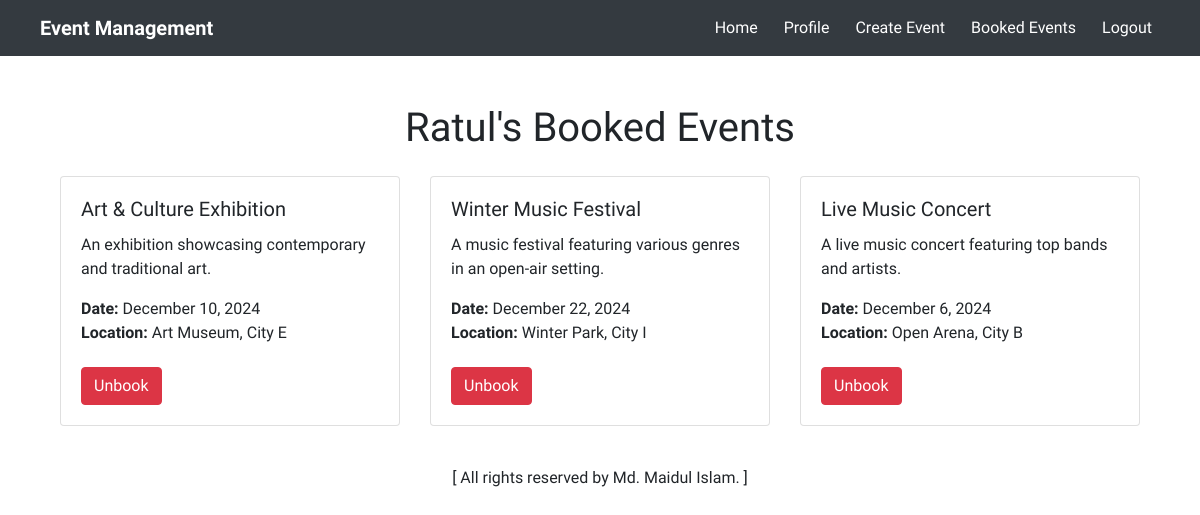
The page /bookings/booked/ (signed in) on the database its author committed.
### event_app/models.py (models this page shows, shortened)
class Event(models.Model):
    name = models.CharField(max_length=200)
    description = models.TextField()
    date = models.DateField()
    location = models.CharField(max_length=200)
    category = models.ForeignKey(Category, on_delete=models.CASCADE)
    created_by = models.ForeignKey(User, on_delete=models.CASCADE)
    is_booked = models.BooleanField(default=False)  # New boolean field

### booking_app/views.py (the view)
# urls.py: path('booked/', views.booked_events, name='booked_events'),
@login_required
def booked_events(request):
    bookings = Booking.objects.filter(user=request.user).select_related('event')
    booked_events = [booking.event for booking in bookings]
    return render(request, 'booking_app/booked_events.html', {'booked_events': booked_events})

### booking_app/templates/booking_app/booked_events.html (shortened to what this page needs)
{% extends 'base.html' %}
{% block content %}
    <div class="container mt-5">
        <h1 class="text-center">{{ request.user.username }}'s Booked Events</h1>
        {% if booked_events %}
            <div class="row mt-4">
                {% for event in booked_events %}
                    <div class="col-md-4">
                        <div class="card mb-4" style="height: 250px;">
                            <div class="card-body d-flex flex-column">
                                <h5 class="card-title">{{ event.name }}</h5>
                                <p class="card-text">{{ event.description }}</p>
                                <p class="card-text"><strong>Date:</strong> {{ event.date|date:"F j, Y" }}<br>
                                <strong>Location:</strong> {{ event.location }}</p>
                                <div class="mt-auto">
                                    <a href="{% url 'unbook_event' event.id %}" class="btn btn-danger">Unbook</a>
                                </div>
                            </div>
                        </div>
                    </div>
                {% endfor %}
            </div>
        {% else %}
            <div class="alert alert-info" role="alert">
                You have not booked any events yet.
            </div>
        {% endif %}
    </div>
{% endblock %}

### templates/base.html (style rules this page uses)
body, h1, h2, h3, p, a, .navbar-brand, .nav-link { font-family: "Oxanium", sans-serif; }

### rows shown on the page
Event: name "Art & Culture Exhibition", description "An exhibition showcasing contemporary and traditional art.", date "December 10, 2024", location "Art Museum, City E"
Event: name "Winter Music Festival", description "A music festival featuring various genres in an open-air setting.", date "December 22, 2024", location "Winter Park, City I"
Event: name "Live Music Concert", description "A live music concert featuring top bands and artists.", date "December 6, 2024", location "Open Arena, City B"

### other values the page prints
{{ request.user.username }} "Ratul"
